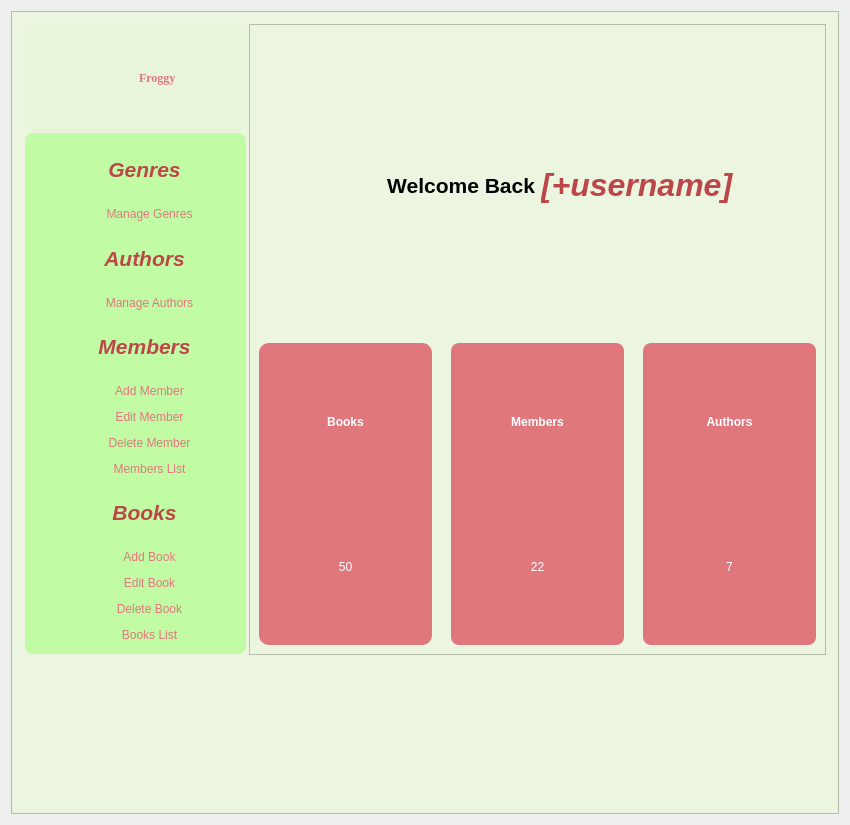
<?xml version="1.0" encoding="UTF-8"?>
<ui version="4.0">
 <class>digitalLibrary</class>
 <widget class="QDialog" name="digitalLibrary">
  <property name="geometry">
   <rect>
    <x>0</x>
    <y>0</y>
    <width>850</width>
    <height>825</height>
   </rect>
  </property>
  <property name="windowTitle">
   <string>Dialog</string>
  </property>
  <layout class="QVBoxLayout" name="verticalLayout_10">
   <item>
    <widget class="QFrame" name="frame_4">
     <property name="styleSheet">
      <string notr="true">background-color: #ebf5df</string>
     </property>
     <property name="frameShape">
      <enum>QFrame::StyledPanel</enum>
     </property>
     <property name="frameShadow">
      <enum>QFrame::Raised</enum>
     </property>
     <widget class="QFrame" name="frame_3">
      <property name="geometry">
       <rect>
        <x>238</x>
        <y>13</y>
        <width>577</width>
        <height>631</height>
       </rect>
      </property>
      <property name="styleSheet">
       <string notr="true">background-color: #ebf5df;
</string>
      </property>
      <property name="frameShape">
       <enum>QFrame::StyledPanel</enum>
      </property>
      <property name="frameShadow">
       <enum>QFrame::Raised</enum>
      </property>
      <layout class="QVBoxLayout" name="verticalLayout_3">
       <item>
        <layout class="QHBoxLayout" name="horizontalLayout_23">
         <item>
          <layout class="QHBoxLayout" name="horizontalLayout_22">
           <item>
            <widget class="QLabel" name="label">
             <property name="styleSheet">
              <string notr="true">color: rgb(0, 0, 0);
font: 10pt &quot;georgia&quot;;</string>
             </property>
             <property name="text">
              <string>&lt;html&gt;&lt;head/&gt;&lt;body&gt;&lt;p align=&quot;right&quot;&gt;&lt;span style=&quot; font-size:16pt; font-weight:700;&quot;&gt;                                                Welcome Back&lt;/span&gt;&lt;/p&gt;&lt;/body&gt;&lt;/html&gt;</string>
             </property>
            </widget>
           </item>
           <item>
            <widget class="QLabel" name="username">
             <property name="styleSheet">
              <string notr="true">color: #90a955;
font: 20pt &quot;georgia&quot;;</string>
             </property>
             <property name="text">
              <string>&lt;html&gt;&lt;head/&gt;&lt;body&gt;&lt;p&gt;&lt;span style=&quot; font-size:24pt; font-weight:700; font-style:italic; color:#bc4749;&quot;&gt;[+username]&lt;/span&gt;&lt;/p&gt;&lt;/body&gt;&lt;/html&gt;</string>
             </property>
            </widget>
           </item>
          </layout>
         </item>
        </layout>
       </item>
       <item>
        <layout class="QHBoxLayout" name="horizontalLayout_21">
         <item>
          <widget class="QFrame" name="frame_9">
           <property name="styleSheet">
            <string notr="true">background-color: #e0777d;
border-radius: 10px;</string>
           </property>
           <property name="frameShape">
            <enum>QFrame::StyledPanel</enum>
           </property>
           <property name="frameShadow">
            <enum>QFrame::Raised</enum>
           </property>
           <layout class="QVBoxLayout" name="verticalLayout_12">
            <item>
             <layout class="QVBoxLayout" name="verticalLayout_13">
              <item>
               <widget class="QLabel" name="label_24">
                <property name="styleSheet">
                 <string notr="true">font: 63 18pt &quot;georgia&quot;;
color: rgb(255, 255, 255);
font-weight: bold;</string>
                </property>
                <property name="text">
                 <string>Books</string>
                </property>
                <property name="alignment">
                 <set>Qt::AlignCenter</set>
                </property>
               </widget>
              </item>
              <item>
               <widget class="QLabel" name="bookNum">
                <property name="styleSheet">
                 <string notr="true">color: rgb(255, 255, 255);
font: 63 24pt &quot;georgia&quot;;
</string>
                </property>
                <property name="text">
                 <string>50</string>
                </property>
                <property name="alignment">
                 <set>Qt::AlignCenter</set>
                </property>
               </widget>
              </item>
             </layout>
            </item>
           </layout>
          </widget>
         </item>
         <item>
          <spacer name="horizontalSpacer_19">
           <property name="orientation">
            <enum>Qt::Horizontal</enum>
           </property>
           <property name="sizeType">
            <enum>QSizePolicy::Fixed</enum>
           </property>
           <property name="sizeHint" stdset="0">
            <size>
             <width>13</width>
             <height>20</height>
            </size>
           </property>
          </spacer>
         </item>
         <item>
          <widget class="QFrame" name="frame_8">
           <property name="styleSheet">
            <string notr="true">background-color: #e0777d;
border-radius: 8px;</string>
           </property>
           <property name="frameShape">
            <enum>QFrame::StyledPanel</enum>
           </property>
           <property name="frameShadow">
            <enum>QFrame::Raised</enum>
           </property>
           <layout class="QVBoxLayout" name="verticalLayout_9">
            <item>
             <layout class="QVBoxLayout" name="verticalLayout_8">
              <item>
               <widget class="QLabel" name="label_20">
                <property name="styleSheet">
                 <string notr="true">font: 63 18pt &quot;georgia&quot;;
color: rgb(255, 255, 255);
font-weight: bold;</string>
                </property>
                <property name="text">
                 <string>Members</string>
                </property>
                <property name="alignment">
                 <set>Qt::AlignCenter</set>
                </property>
               </widget>
              </item>
              <item>
               <widget class="QLabel" name="memberNum">
                <property name="styleSheet">
                 <string notr="true">color: rgb(255, 255, 255);
font: 63 24pt &quot;georgia&quot;;
</string>
                </property>
                <property name="text">
                 <string>22</string>
                </property>
                <property name="alignment">
                 <set>Qt::AlignCenter</set>
                </property>
               </widget>
              </item>
             </layout>
            </item>
           </layout>
          </widget>
         </item>
         <item>
          <spacer name="horizontalSpacer_21">
           <property name="orientation">
            <enum>Qt::Horizontal</enum>
           </property>
           <property name="sizeType">
            <enum>QSizePolicy::Fixed</enum>
           </property>
           <property name="sizeHint" stdset="0">
            <size>
             <width>13</width>
             <height>20</height>
            </size>
           </property>
          </spacer>
         </item>
         <item>
          <widget class="QFrame" name="frame_6">
           <property name="styleSheet">
            <string notr="true">background-color: #e0777d;
border-radius: 8px;</string>
           </property>
           <property name="frameShape">
            <enum>QFrame::StyledPanel</enum>
           </property>
           <property name="frameShadow">
            <enum>QFrame::Raised</enum>
           </property>
           <layout class="QHBoxLayout" name="horizontalLayout_20">
            <item>
             <layout class="QVBoxLayout" name="verticalLayout_7">
              <item>
               <widget class="QLabel" name="label_13">
                <property name="styleSheet">
                 <string notr="true">font: 63 18pt &quot;georgia&quot;;
color: rgb(255, 255, 255);
font-weight: bold;</string>
                </property>
                <property name="text">
                 <string>Authors</string>
                </property>
                <property name="alignment">
                 <set>Qt::AlignCenter</set>
                </property>
               </widget>
              </item>
              <item>
               <widget class="QLabel" name="authorNum">
                <property name="styleSheet">
                 <string notr="true">color: rgb(255, 255, 255);
font: 63 24pt &quot;georgia&quot;;
</string>
                </property>
                <property name="text">
                 <string>7</string>
                </property>
                <property name="alignment">
                 <set>Qt::AlignCenter</set>
                </property>
               </widget>
              </item>
             </layout>
            </item>
           </layout>
          </widget>
         </item>
        </layout>
       </item>
      </layout>
     </widget>
     <widget class="QFrame" name="frame">
      <property name="geometry">
       <rect>
        <x>14</x>
        <y>122</y>
        <width>221</width>
        <height>521</height>
       </rect>
      </property>
      <property name="styleSheet">
       <string notr="true">background-color: #c1fba4;
border-radius:8px</string>
      </property>
      <property name="frameShape">
       <enum>QFrame::StyledPanel</enum>
      </property>
      <property name="frameShadow">
       <enum>QFrame::Raised</enum>
      </property>
      <layout class="QVBoxLayout" name="verticalLayout">
       <item>
        <layout class="QHBoxLayout" name="horizontalLayout_3">
         <item>
          <spacer name="horizontalSpacer_2">
           <property name="orientation">
            <enum>Qt::Horizontal</enum>
           </property>
           <property name="sizeType">
            <enum>QSizePolicy::Fixed</enum>
           </property>
           <property name="sizeHint" stdset="0">
            <size>
             <width>18</width>
             <height>20</height>
            </size>
           </property>
          </spacer>
         </item>
         <item>
          <widget class="QLabel" name="label_5">
           <property name="styleSheet">
            <string notr="true">font: 63 20 pt &quot;georgia&quot;;
color:#bc4749;</string>
           </property>
           <property name="text">
            <string>&lt;html&gt;&lt;head/&gt;&lt;body&gt;&lt;p align=&quot;center&quot;&gt;&lt;span style=&quot; font-size:16pt; font-weight:700; font-style:italic; color:#bc4749;&quot;&gt;Genres&lt;/span&gt;&lt;/p&gt;&lt;/body&gt;&lt;/html&gt;</string>
           </property>
          </widget>
         </item>
        </layout>
       </item>
       <item>
        <layout class="QHBoxLayout" name="horizontalLayout_5">
         <item>
          <spacer name="horizontalSpacer_3">
           <property name="orientation">
            <enum>Qt::Horizontal</enum>
           </property>
           <property name="sizeType">
            <enum>QSizePolicy::Fixed</enum>
           </property>
           <property name="sizeHint" stdset="0">
            <size>
             <width>28</width>
             <height>20</height>
            </size>
           </property>
          </spacer>
         </item>
         <item>
          <widget class="QPushButton" name="manageGenre">
           <property name="styleSheet">
            <string notr="true">QPushButton{
font: 63 14pt &quot;georgia&quot;;
color: #e0777d;
padding : 0 8px;

}
QPushButton:hover:!pressed
{
background:#036666;
border-radius:5px;
}</string>
           </property>
           <property name="text">
            <string>Manage Genres</string>
           </property>
           <property name="autoDefault">
            <bool>false</bool>
           </property>
           <property name="default">
            <bool>false</bool>
           </property>
           <property name="flat">
            <bool>true</bool>
           </property>
          </widget>
         </item>
        </layout>
       </item>
       <item>
        <layout class="QHBoxLayout" name="horizontalLayout_4">
         <item>
          <spacer name="horizontalSpacer_18">
           <property name="orientation">
            <enum>Qt::Horizontal</enum>
           </property>
           <property name="sizeType">
            <enum>QSizePolicy::Fixed</enum>
           </property>
           <property name="sizeHint" stdset="0">
            <size>
             <width>18</width>
             <height>20</height>
            </size>
           </property>
          </spacer>
         </item>
         <item>
          <widget class="QLabel" name="label_6">
           <property name="styleSheet">
            <string notr="true">font: 63 14pt &quot;georgia&quot;;
color: #e0777d;</string>
           </property>
           <property name="text">
            <string>&lt;html&gt;&lt;head/&gt;&lt;body&gt;&lt;p align=&quot;center&quot;&gt;&lt;span style=&quot; font-size:16pt; font-weight:700; font-style:italic; color:#bc4749;&quot;&gt;Authors&lt;/span&gt;&lt;/p&gt;&lt;/body&gt;&lt;/html&gt;</string>
           </property>
          </widget>
         </item>
        </layout>
       </item>
       <item>
        <layout class="QHBoxLayout" name="horizontalLayout_6">
         <item>
          <spacer name="horizontalSpacer_4">
           <property name="orientation">
            <enum>Qt::Horizontal</enum>
           </property>
           <property name="sizeType">
            <enum>QSizePolicy::Fixed</enum>
           </property>
           <property name="sizeHint" stdset="0">
            <size>
             <width>28</width>
             <height>20</height>
            </size>
           </property>
          </spacer>
         </item>
         <item>
          <widget class="QPushButton" name="manageAuthorButton">
           <property name="styleSheet">
            <string notr="true">QPushButton{
font: 63 14pt &quot;georgia&quot;;
color: #e0777d;
padding : 0 8px;

}
QPushButton:hover:!pressed
{
background:#036666;
border-radius:5px;
}</string>
           </property>
           <property name="text">
            <string>Manage Authors</string>
           </property>
           <property name="autoDefault">
            <bool>false</bool>
           </property>
           <property name="default">
            <bool>false</bool>
           </property>
           <property name="flat">
            <bool>true</bool>
           </property>
          </widget>
         </item>
        </layout>
       </item>
       <item>
        <layout class="QHBoxLayout" name="horizontalLayout_17">
         <item>
          <spacer name="horizontalSpacer_16">
           <property name="orientation">
            <enum>Qt::Horizontal</enum>
           </property>
           <property name="sizeType">
            <enum>QSizePolicy::Fixed</enum>
           </property>
           <property name="sizeHint" stdset="0">
            <size>
             <width>18</width>
             <height>20</height>
            </size>
           </property>
          </spacer>
         </item>
         <item>
          <widget class="QLabel" name="label_7">
           <property name="styleSheet">
            <string notr="true">font: 63 12pt &quot;georgia&quot;;
color: #e0777d;</string>
           </property>
           <property name="text">
            <string>&lt;html&gt;&lt;head/&gt;&lt;body&gt;&lt;p align=&quot;center&quot;&gt;&lt;span style=&quot; font-size:16pt; font-weight:700; font-style:italic; color:#bc4749;&quot;&gt;Members&lt;/span&gt;&lt;/p&gt;&lt;/body&gt;&lt;/html&gt;</string>
           </property>
          </widget>
         </item>
        </layout>
       </item>
       <item>
        <layout class="QHBoxLayout" name="horizontalLayout_7">
         <item>
          <spacer name="horizontalSpacer_5">
           <property name="orientation">
            <enum>Qt::Horizontal</enum>
           </property>
           <property name="sizeType">
            <enum>QSizePolicy::Fixed</enum>
           </property>
           <property name="sizeHint" stdset="0">
            <size>
             <width>28</width>
             <height>20</height>
            </size>
           </property>
          </spacer>
         </item>
         <item>
          <widget class="QPushButton" name="addMemberBtn">
           <property name="styleSheet">
            <string notr="true">QPushButton{
font: 63 14pt &quot;georgia&quot;;
color: #e0777d;
padding : 0 8px;

}
QPushButton:hover:!pressed
{
background:#036666;
border-radius:5px;
}</string>
           </property>
           <property name="text">
            <string>Add Member</string>
           </property>
           <property name="autoDefault">
            <bool>false</bool>
           </property>
           <property name="default">
            <bool>false</bool>
           </property>
           <property name="flat">
            <bool>true</bool>
           </property>
          </widget>
         </item>
        </layout>
       </item>
       <item>
        <layout class="QHBoxLayout" name="horizontalLayout_8">
         <item>
          <spacer name="horizontalSpacer_6">
           <property name="orientation">
            <enum>Qt::Horizontal</enum>
           </property>
           <property name="sizeType">
            <enum>QSizePolicy::Fixed</enum>
           </property>
           <property name="sizeHint" stdset="0">
            <size>
             <width>28</width>
             <height>20</height>
            </size>
           </property>
          </spacer>
         </item>
         <item>
          <widget class="QPushButton" name="editMemberBtn">
           <property name="styleSheet">
            <string notr="true">QPushButton{
font: 63 14pt &quot;georgia&quot;;
color: #e0777d;
padding : 0 8px;

}
QPushButton:hover:!pressed
{
background:#036666;
border-radius:5px;
}</string>
           </property>
           <property name="text">
            <string>Edit Member</string>
           </property>
           <property name="autoDefault">
            <bool>false</bool>
           </property>
           <property name="default">
            <bool>false</bool>
           </property>
           <property name="flat">
            <bool>true</bool>
           </property>
          </widget>
         </item>
        </layout>
       </item>
       <item>
        <layout class="QHBoxLayout" name="horizontalLayout_9">
         <item>
          <spacer name="horizontalSpacer_7">
           <property name="orientation">
            <enum>Qt::Horizontal</enum>
           </property>
           <property name="sizeType">
            <enum>QSizePolicy::Fixed</enum>
           </property>
           <property name="sizeHint" stdset="0">
            <size>
             <width>28</width>
             <height>20</height>
            </size>
           </property>
          </spacer>
         </item>
         <item>
          <widget class="QPushButton" name="deleteMemberBtn">
           <property name="styleSheet">
            <string notr="true">QPushButton{
font: 63 14pt &quot;georgia&quot;;
color: #e0777d;
padding : 0 8px;
}
QPushButton:hover:!pressed
{
background:#036666;
border-radius:5px;
}</string>
           </property>
           <property name="text">
            <string>Delete Member</string>
           </property>
           <property name="autoDefault">
            <bool>false</bool>
           </property>
           <property name="default">
            <bool>false</bool>
           </property>
           <property name="flat">
            <bool>true</bool>
           </property>
          </widget>
         </item>
        </layout>
       </item>
       <item>
        <layout class="QHBoxLayout" name="horizontalLayout_10">
         <item>
          <spacer name="horizontalSpacer_8">
           <property name="orientation">
            <enum>Qt::Horizontal</enum>
           </property>
           <property name="sizeType">
            <enum>QSizePolicy::Fixed</enum>
           </property>
           <property name="sizeHint" stdset="0">
            <size>
             <width>28</width>
             <height>20</height>
            </size>
           </property>
          </spacer>
         </item>
         <item>
          <widget class="QPushButton" name="membersListBtn">
           <property name="styleSheet">
            <string notr="true">QPushButton{
font: 63 14pt &quot;georgia&quot;;
color: #e0777d;
padding : 0 8px;

}
QPushButton:hover:!pressed
{
background:#036666;
border-radius:5px;
}</string>
           </property>
           <property name="text">
            <string>Members List</string>
           </property>
           <property name="autoDefault">
            <bool>false</bool>
           </property>
           <property name="default">
            <bool>false</bool>
           </property>
           <property name="flat">
            <bool>true</bool>
           </property>
          </widget>
         </item>
        </layout>
       </item>
       <item>
        <layout class="QHBoxLayout" name="horizontalLayout_18">
         <item>
          <spacer name="horizontalSpacer_11">
           <property name="orientation">
            <enum>Qt::Horizontal</enum>
           </property>
           <property name="sizeType">
            <enum>QSizePolicy::Fixed</enum>
           </property>
           <property name="sizeHint" stdset="0">
            <size>
             <width>18</width>
             <height>20</height>
            </size>
           </property>
          </spacer>
         </item>
         <item>
          <widget class="QLabel" name="label_8">
           <property name="styleSheet">
            <string notr="true">font: 63 12pt &quot;georgia&quot;;
color: rgb(255, 255, 255);</string>
           </property>
           <property name="text">
            <string>&lt;html&gt;&lt;head/&gt;&lt;body&gt;&lt;p align=&quot;center&quot;&gt;&lt;span style=&quot; font-size:16pt; font-weight:700; font-style:italic; color:#bc4749;&quot;&gt;Books&lt;/span&gt;&lt;/p&gt;&lt;/body&gt;&lt;/html&gt;</string>
           </property>
          </widget>
         </item>
        </layout>
       </item>
       <item>
        <layout class="QHBoxLayout" name="horizontalLayout_11">
         <item>
          <spacer name="horizontalSpacer_9">
           <property name="orientation">
            <enum>Qt::Horizontal</enum>
           </property>
           <property name="sizeType">
            <enum>QSizePolicy::Fixed</enum>
           </property>
           <property name="sizeHint" stdset="0">
            <size>
             <width>28</width>
             <height>20</height>
            </size>
           </property>
          </spacer>
         </item>
         <item>
          <widget class="QPushButton" name="addBookBtn">
           <property name="styleSheet">
            <string notr="true">QPushButton{
font: 63 14pt &quot;georgia&quot;;
color: #e0777d;
padding : 0 8px;

}
QPushButton:hover:!pressed
{
background:#036666;
border-radius:5px;
}</string>
           </property>
           <property name="text">
            <string>Add Book</string>
           </property>
           <property name="autoDefault">
            <bool>false</bool>
           </property>
           <property name="default">
            <bool>false</bool>
           </property>
           <property name="flat">
            <bool>true</bool>
           </property>
          </widget>
         </item>
        </layout>
       </item>
       <item>
        <layout class="QHBoxLayout" name="horizontalLayout_12">
         <item>
          <spacer name="horizontalSpacer_10">
           <property name="orientation">
            <enum>Qt::Horizontal</enum>
           </property>
           <property name="sizeType">
            <enum>QSizePolicy::Fixed</enum>
           </property>
           <property name="sizeHint" stdset="0">
            <size>
             <width>28</width>
             <height>20</height>
            </size>
           </property>
          </spacer>
         </item>
         <item>
          <widget class="QPushButton" name="editBookBtn">
           <property name="styleSheet">
            <string notr="true">QPushButton{
font: 63 14pt &quot;georgia&quot;;
color: #e0777d;
padding : 0 8px;

}
QPushButton:hover:!pressed
{
background:#036666;
border-radius:5px;
}</string>
           </property>
           <property name="text">
            <string>Edit Book</string>
           </property>
           <property name="autoDefault">
            <bool>false</bool>
           </property>
           <property name="default">
            <bool>false</bool>
           </property>
           <property name="flat">
            <bool>true</bool>
           </property>
          </widget>
         </item>
        </layout>
       </item>
       <item>
        <layout class="QHBoxLayout" name="horizontalLayout_13">
         <item>
          <spacer name="horizontalSpacer_12">
           <property name="orientation">
            <enum>Qt::Horizontal</enum>
           </property>
           <property name="sizeType">
            <enum>QSizePolicy::Fixed</enum>
           </property>
           <property name="sizeHint" stdset="0">
            <size>
             <width>28</width>
             <height>20</height>
            </size>
           </property>
          </spacer>
         </item>
         <item>
          <widget class="QPushButton" name="deleteBookBtn">
           <property name="styleSheet">
            <string notr="true">QPushButton{
font: 63 14pt &quot;georgia&quot;;
color: #e0777d;
padding : 0 8px;

}
QPushButton:hover:!pressed
{
background:#036666;
border-radius:5px;
}</string>
           </property>
           <property name="text">
            <string>Delete Book</string>
           </property>
           <property name="autoDefault">
            <bool>false</bool>
           </property>
           <property name="default">
            <bool>false</bool>
           </property>
           <property name="flat">
            <bool>true</bool>
           </property>
          </widget>
         </item>
        </layout>
       </item>
       <item>
        <layout class="QHBoxLayout" name="horizontalLayout_14">
         <item>
          <spacer name="horizontalSpacer_13">
           <property name="orientation">
            <enum>Qt::Horizontal</enum>
           </property>
           <property name="sizeType">
            <enum>QSizePolicy::Fixed</enum>
           </property>
           <property name="sizeHint" stdset="0">
            <size>
             <width>28</width>
             <height>20</height>
            </size>
           </property>
          </spacer>
         </item>
         <item>
          <widget class="QPushButton" name="booksListBtn">
           <property name="styleSheet">
            <string notr="true">QPushButton{
font: 63 14pt &quot;georgia&quot;;
color: #e0777d;
padding : 0 8px;

}
QPushButton:hover:!pressed
{
background:#036666;
border-radius:5px;
}</string>
           </property>
           <property name="text">
            <string>Books List</string>
           </property>
           <property name="autoDefault">
            <bool>false</bool>
           </property>
           <property name="default">
            <bool>false</bool>
           </property>
           <property name="flat">
            <bool>true</bool>
           </property>
          </widget>
         </item>
        </layout>
       </item>
      </layout>
     </widget>
     <widget class="QFrame" name="frame_2">
      <property name="geometry">
       <rect>
        <x>14</x>
        <y>14</y>
        <width>221</width>
        <height>107</height>
       </rect>
      </property>
      <property name="styleSheet">
       <string notr="true">background-color: #e9f5db;
border-radius: 10px;</string>
      </property>
      <property name="frameShape">
       <enum>QFrame::StyledPanel</enum>
      </property>
      <property name="frameShadow">
       <enum>QFrame::Raised</enum>
      </property>
      <layout class="QVBoxLayout" name="verticalLayout_15">
       <item>
        <layout class="QHBoxLayout" name="horizontalLayout">
         <item>
          <widget class="QLabel" name="label_3">
           <property name="styleSheet">
            <string notr="true"/>
           </property>
           <property name="text">
            <string>&lt;html&gt;&lt;head/&gt;&lt;body&gt;&lt;p&gt;&lt;img src=&quot;:/froggy.png&quot;/&gt;&lt;/p&gt;&lt;/body&gt;&lt;/html&gt;</string>
           </property>
           <property name="pixmap">
            <pixmap resource="icons.qrc">:/logo.png</pixmap>
           </property>
          </widget>
         </item>
         <item>
          <layout class="QVBoxLayout" name="verticalLayout_2">
           <item>
            <spacer name="verticalSpacer_2">
             <property name="orientation">
              <enum>Qt::Vertical</enum>
             </property>
             <property name="sizeType">
              <enum>QSizePolicy::Fixed</enum>
             </property>
             <property name="sizeHint" stdset="0">
              <size>
               <width>20</width>
               <height>13</height>
              </size>
             </property>
            </spacer>
           </item>
           <item>
            <widget class="QLabel" name="label_4">
             <property name="styleSheet">
              <string notr="true">font: 63 18pt &quot;Comic Sans MS&quot;;
color: rgb(255, 255, 255);
font-weight: bold;</string>
             </property>
             <property name="text">
              <string>&lt;html&gt;&lt;head/&gt;&lt;body&gt;&lt;p&gt;&lt;span style=&quot; color:#e0777d;font-family:georgia;&quot;&gt;Froggy&lt;/span&gt;&lt;/p&gt;&lt;/body&gt;&lt;/html&gt;</string>
             </property>
            </widget>
           </item>
           <item>
            <spacer name="verticalSpacer">
             <property name="orientation">
              <enum>Qt::Vertical</enum>
             </property>
             <property name="sizeType">
              <enum>QSizePolicy::Fixed</enum>
             </property>
             <property name="sizeHint" stdset="0">
              <size>
               <width>20</width>
               <height>13</height>
              </size>
             </property>
            </spacer>
           </item>
          </layout>
         </item>
        </layout>
       </item>
      </layout>
     </widget>
    </widget>
   </item>
  </layout>
 </widget>
 <resources>
  <include location="icons.qrc"/>
 </resources>
 <connections/>
</ui>
